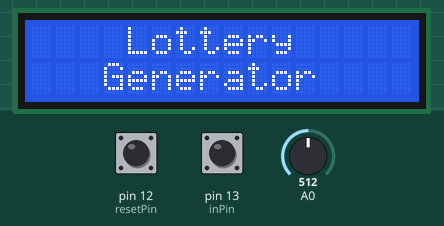
This sketch was run on a simulated Arduino Uno, built with avr-gcc and run on an emulated ATmega328P. On the bench: 16×2 character LCD. Inputs (shaded band) come from the test bench; at power-on: A0 = 512, pin 12 (resetPin) HIGH, pin 13 (inPin) HIGH. Random numbers use the default seed unless the sketch sets one.

Above: at 0.1 s.
3.3 s: A0 set to 0
6.3 s: pin 12 (resetPin) pulled LOW for 1 s
At 6.45 s:
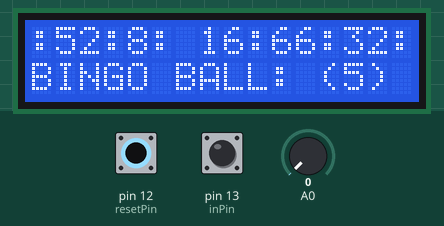
At 8.0 s:
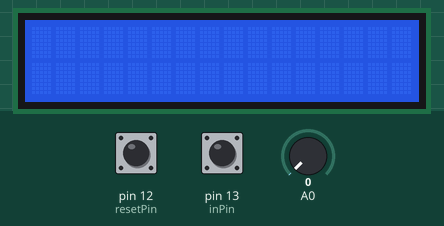
9.0 s: pin 13 (inPin) pulled LOW for 1 s
13.0 s: pin 12 (resetPin) pulled LOW for 0.15 s
At 13.15 s:
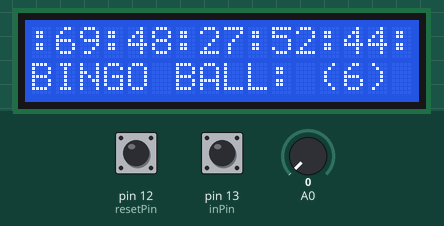
16.1 s: pin 13 (inPin) pulled LOW for 3.2 s
22.3 s: pin 12 (resetPin) pulled LOW for 3.2 s
At 23.08 s:
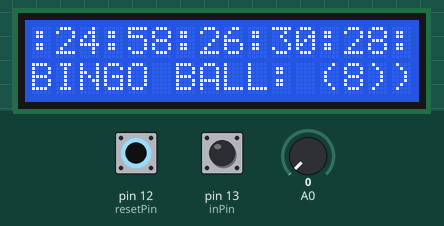
Timing chart, 0 to 25.3 s (numbered marks = the images above; inputs shaded):
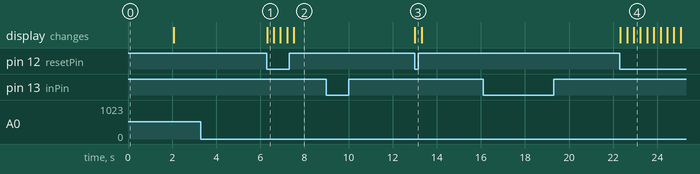

Measured:
- after the input at 3.3 s, every drawn part: stays the same
- after the input at 9.0 s, every drawn part: stays the same
- after the input at 16.1 s, every drawn part: stays the same
- after the input at 22.3 s, the display: first changes at once (image 4 shows a later state)

The sketch:

Lottery_Generator.ino
```cpp
//Project: Lottery Generator
//Sketched by JIN-WOO KIM

#include <LiquidCrystal.h>;
int inPin = 13;
int resetPin = 12;
int buttonState = 0;
int resetState = 0;
LiquidCrystal lcd(1, 2, 4, 5, 6, 7);

void setup() {
  pinMode(inPin, INPUT); //define the first button as input
  pinMode(resetPin, INPUT); //define the second button as input
  digitalWrite(inPin, HIGH);
  digitalWrite(resetPin, HIGH);
  lcd.begin(16, 2);
  lcd.setCursor(4, 0);
  lcd.print("Lottery");
  lcd.setCursor(3, 1);
  lcd.print("Generator");
  delay(2000);
  lcd.clear();
}

void loop() {
  randomSeed(analogRead(0));
  buttonState = digitalRead(inPin);
  resetState = digitalRead(resetPin);
  if (buttonState == LOW) {
  }
  else if (buttonState == HIGH) {
    lcd.setCursor(0,0);
    lcd.print(":");
    lcd.setCursor(1, 0);
    lcd.print(random(1, 70)); //select a random number between 1 to 70
    lcd.print(":");
    lcd.setCursor(4, 0);
    lcd.print(random(1, 70));
    lcd.print(":");
    lcd.setCursor(7, 0);
    lcd.print(random(1, 70));
    lcd.print(":");
    lcd.setCursor(10, 0);
    lcd.print(random(1, 70));
    lcd.print(":");
    lcd.setCursor(13, 0);
    lcd.print(random(1, 70));
    lcd.print(":");
    lcd.setCursor(0, 1);
    lcd.print("BINGO BALL: ");
    lcd.print("(");
    lcd.print(random(1, 25)); //select a random number between 1 to 25
    lcd.print(")");
  }
  if (resetState == LOW) {
  }
  else if (resetState == HIGH) {
    lcd.clear(); //clear the lcd screen when the small button is pressed
  }
}
```
